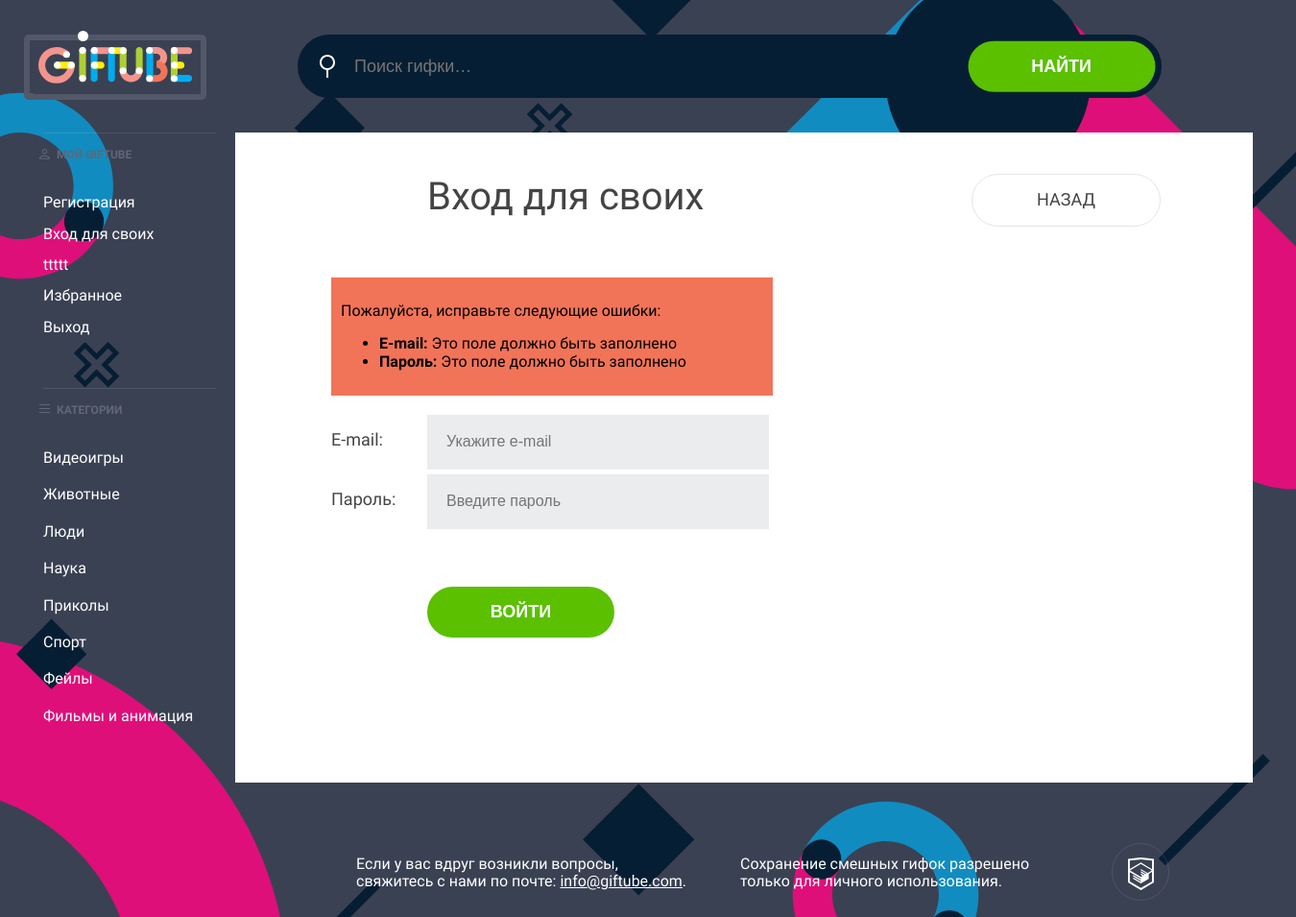
Page /signin.php on the committed database.
### tables this page shows
CREATE TABLE categories (
  id            INT AUTO_INCREMENT PRIMARY KEY,
  name          CHAR(128) NOT NULL
);

### functions.php (called while the page is built, shortened)
<?php
function include_template($name, array $data = []) {
    $name = 'templates/' . $name;
    extract($data);
    require $name;
    $result = ob_get_clean();
    return $result;
}

### templates/layout.php (the view, shortened to what this page needs)
<!DOCTYPE html>
<html lang="ru">
<head>
    <link rel="stylesheet" href="../css/normalize.css">
    <link rel="stylesheet" href="../css/style.css">
    <link rel="stylesheet" href="../css/custom.css">
</head>
<body>
    <div class="container">
        <header class="main-header">
            <a class="logo" href="/index.php">
                <img class="logo__img" src="../img/logotype.svg" alt="Giftube" width="160" height="38">
            </a>
            <form class="search" action="/search.php" method="get">
                <div class="search__control">
                    <input class="search__text" type="text" name="q" value="" placeholder="Поиск гифки…">
                    <div class="search__submit">
                        <input class="button" type="submit" name="" value="Найти">
                    </div>
                </div>
            </form>
        </header>
        <div class="main-content">
            <section class="navigation">
                <div class="navigation__item">
                    <h3 class="navigation__title navigation__title--account">Мой Giftube</h3>
                    <nav class="navigation__links">
                        <a href="/signup.php">Регистрация</a>
                        <a href="/signin.php">Вход для своих</a>
                    </nav>
                    <nav class="navigation__links">
                        <a href="javascript:;">ttttt</a>
                        <a href="/favorites.php">Избранное</a>
                        <a href="/logout">Выход</a>
                    </nav>
                </div>
                <div class="navigation__item">
                    <h3 class="navigation__title navigation__title--list">Категории</h3>
                    <nav class="navigation__links">
                        <?php foreach ($categories as $category): ?>
                            <a href="/"><?= $category['name']; ?></a>
                        <?php endforeach; ?>
                    </nav>
                </div>
            </section>
            <main class="content"><?= $content; ?></main>
        </div>
        <footer class="main-footer">
            <div class="main-footer__col">Если у вас вдруг возникли вопросы, свяжитесь с нами по почте: <a href="mailto:info@giftube.com">info@giftube.com</a>.</div>
            <div class="main-footer__col">Сохранение смешных гифок разрешено только для личного использования.</div>
            <div class="main-footer__col main-footer__col--short">
                <a class="copyright-logo" href="/"><img src="img/htmlacademy.svg" alt="" width="27" height="34"></a>
            </div>
        </footer>
    </div>
</body>
</html>

### templates/signin-form.php
<form class="form" action="" method="post">
    <div class="form__column">
        <div class="form__errors">
            <p>Пожалуйста, исправьте следующие ошибки:</p>
            <ul>
                <li><strong>E-mail:</strong> Это поле должно быть заполнено</li>
                <li><strong>Пароль:</strong> Это поле должно быть заполнено</li>
            </ul>
        </div>
        <div class="form__row">
            <label class="form__label" for="email">E-mail:</label>
            <input class="form__input " type="text" name="login[email]" id="email" value="" placeholder="Укажите e-mail">
        </div>
        <div class="form__row">
            <label class="form__label" for="password">Пароль:</label>
            <input class="form__input " type="password" name="login[password]" id="password" placeholder="Введите пароль">
        </div>
    </div>
    <div class="form__controls">
        <input class="button form__control" type="submit" name="" value="Войти">
    </div>
</form>

### templates/main.php (shortened to what this page needs)
<div class="content__main-col">
    <?php if($isMainPage) : ?>
        <h2 class="visually-hidden"><?= $title; ?></h2>
        <header class="content__header">
            <nav class="filter">
                <a class="filter__item filter__item--active" href="/">Топовые гифки</a>
                <a class="filter__item " href="/?tab=new">Свежачок</a>
            </nav>
            <a class="button button--transparent button--transparent-thick content__header-button" href="/add.php">Загрузить свою</a>
        </header>
    <?php else : ?>
        <?php $classname = ($isFormPage) ? "content__header--left-pad" : ""; ?>
        <header class="content__header <?= $classname; ?>">
            <h2 class="content__header-text"><?= $title; ?></h2>
            <a class="button button--transparent content__header-button" href="/">Назад</a>
        </header>
    <?php endif; ?>
    <?php if($isFormPage) : ?>
        <?= $form; ?>
    <?php endif; ?>
</div>

### signin.php
<?php
$isFormPage = true;
require_once('functions.php');
$connect = mysqli_connect("localhost", "root", "", "giftube");
mysqli_set_charset($connect, "utf8");
if(!$connect) {
    print('Ошибка подключения: ' . mysqli_connect_error());
} else {
    $sql_cat = 'SELECT * FROM categories';
    $res_cat = mysqli_query($connect, $sql_cat);
    if($res_cat) {
        $categories = mysqli_fetch_all($res_cat, MYSQLI_ASSOC);
    } else {
        $error = mysqli_error($connect);
        print('Ошибка MySQL: ' . $error);
    }
}
$signin_form = include_template('signin-form.php');
$page_content = include_template('main.php', [
    'form' => $signin_form,
    'title' => 'Вход для своих',
    'isFormPage' => $isFormPage
]);
$layout_content = include_template('layout.php', [
    'content' => $page_content,
    'categories' => $categories,
    'title' => 'Вход на сайт'
]);
print($layout_content);

### css/style.css (style rules this page uses)
body { min-width: 1340px; font-size: 16px; font-family: "Roboto", sans-serif; color: #ffffff; background-color: #3a4153; background-image: url("../img/background-pattern.svg"); background-position: -460px -75px; background-size: 1920px; }
.container { width: 1300px; margin: 0 auto; padding: 0 20px; }
.button { display: inline-block; width: 195px; padding: 16px 0; font-weight: 700; font-size: 18px; text-align: center; color: inherit; text-transform: uppercase; text-decoration: none; background-color: #5ac000; border: 0; border-radius: 30px; }
.button--transparent { font-weight: 400; color: #444444; background-color: transparent; border: 1px solid #e5e5e5; }
.main-header { display: flex; margin-bottom: 34px; padding-top: 36px; }
.logo { position: relative; margin-right: 95px; border: 6px solid #535869; border-radius: 5px; }
.logo::before { content: ""; position: absolute; top: -10px; left: 50px; width: 11px; height: 11px; background-color: #ffffff; border-radius: 50%; }
.logo__img { padding: 7px 9px; }
.search { width: 900px; }
.search__control { position: relative; display: flex; height: 52px; padding: 7px; }
.search__text { position: relative; z-index: 1; width: 628px; margin-right: 10px; padding-left: 52px; font-size: 18px; color: inherit; background-color: transparent; background-image: url("../img/search.svg"); background-repeat: no-repeat; background-position: 16px 50%; border: 0; outline: none; }
.search__submit { position: relative; width: 195px; }
.search__submit::after { content: ""; position: absolute; top: -7px; left: -698px; width: 886px; height: 52px; border: 7px solid #061e33; border-radius: 50px; }
.search__submit .button { position: absolute; top: 50%; left: 50%; z-index: 1; border-radius: 40px; transform: translate(-50%, -50%); transition: 0.1s; }
.main-content { display: flex; margin-bottom: 76px; }
.navigation { width: 180px; padding: 0 20px; color: #ffffff; }
.navigation__item { margin-bottom: 45px; padding-top: 6px; border-top: 1px solid rgba(255, 255, 255, 0.1); }
.navigation__title { position: relative; margin: 10px 0 28px; padding-left: 14px; font-size: 12px; color: #616775; text-transform: uppercase; }
.navigation__title::before { content: ""; position: absolute; left: -4px; background-repeat: no-repeat; background-position: 0 0; }
.navigation__title--account::before { width: 11px; height: 11px; background-image: url("../img/user.svg"); }
.navigation__title--list::before { width: 11px; height: 9px; background-image: url("../img/list.svg"); }
.navigation__title--list + .navigation__links a { margin-bottom: 10px; }
.navigation__links { display: inline-flex; flex-direction: column; margin-left: -5px; }
.navigation__links a { margin-bottom: 4px; padding: 5px; color: inherit; text-decoration: none; }
.content { display: flex; width: 860px; padding: 43px 100px 100px; background-color: #ffffff; }
.content__header { display: flex; margin-bottom: 66px; }
.content__header--left-pad { margin-bottom: 53px; padding-left: 100px; }
.content__header > :first-child { flex-grow: 1; margin-right: 10px; }
.content__header-text { margin: 0; font-weight: 400; font-size: 40px; line-height: 1.2; color: #444444; }
.content__header-button { margin-right: -4px; }
.content__main-col { width: 100%; }
.form__column { width: 460px; }
.form__column + .form__controls { margin-top: 60px; }
.form__row { position: relative; display: flex; width: 100%; margin-bottom: 5px; }
.form__input { width: 356px; padding: 15px 17px; box-sizing: border-box; line-height: 1.3; background-color: #ebecee; border: 3px solid transparent; }
.form__label { flex-shrink: 0; min-width: 80px; max-width: 84px; margin-top: 16px; margin-right: 20px; font-size: 18px; color: #444444; }
.form__controls { font-size: 18px; }
.form__control { margin-right: 40px; margin-left: 100px; }
.main-footer { display: flex; justify-content: flex-end; margin-right: 120px; margin-bottom: 75px; }
.main-footer a { color: inherit; }
.main-footer__col { width: 350px; margin-right: 50px; }
.main-footer__col--short { width: auto; margin-right: 0; }
.copyright-logo { position: relative; display: inline-block; width: 34px; height: 34px; }
.copyright-logo::before { content: ""; position: absolute; width: 58px; height: 58px; margin-top: -13px; margin-left: -13px; border: 1px solid rgba(255, 255, 255, 0.1); border-radius: 50%; }
.copyright-logo img { position: absolute; top: 4px; right: 0; bottom: 0; left: 0; margin: auto; }

### rows in the picture
categories: name "Видеоигры"
categories: name "Животные"
categories: name "Люди"
categories: name "Наука"
categories: name "Приколы"
categories: name "Спорт"
categories: name "Фейлы"
categories: name "Фильмы и анимация"

### other values in the picture
$title "Вход для своих"
